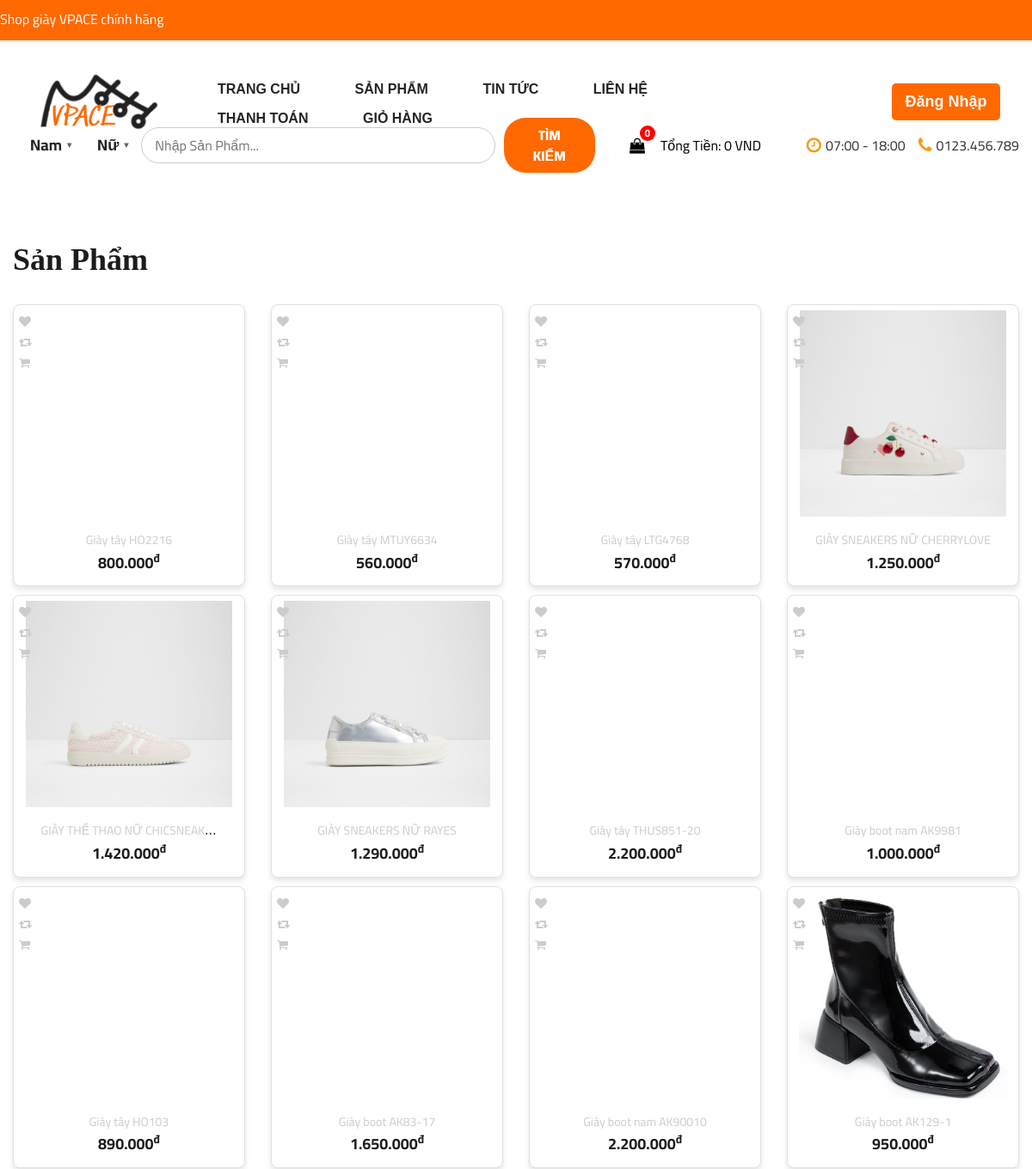
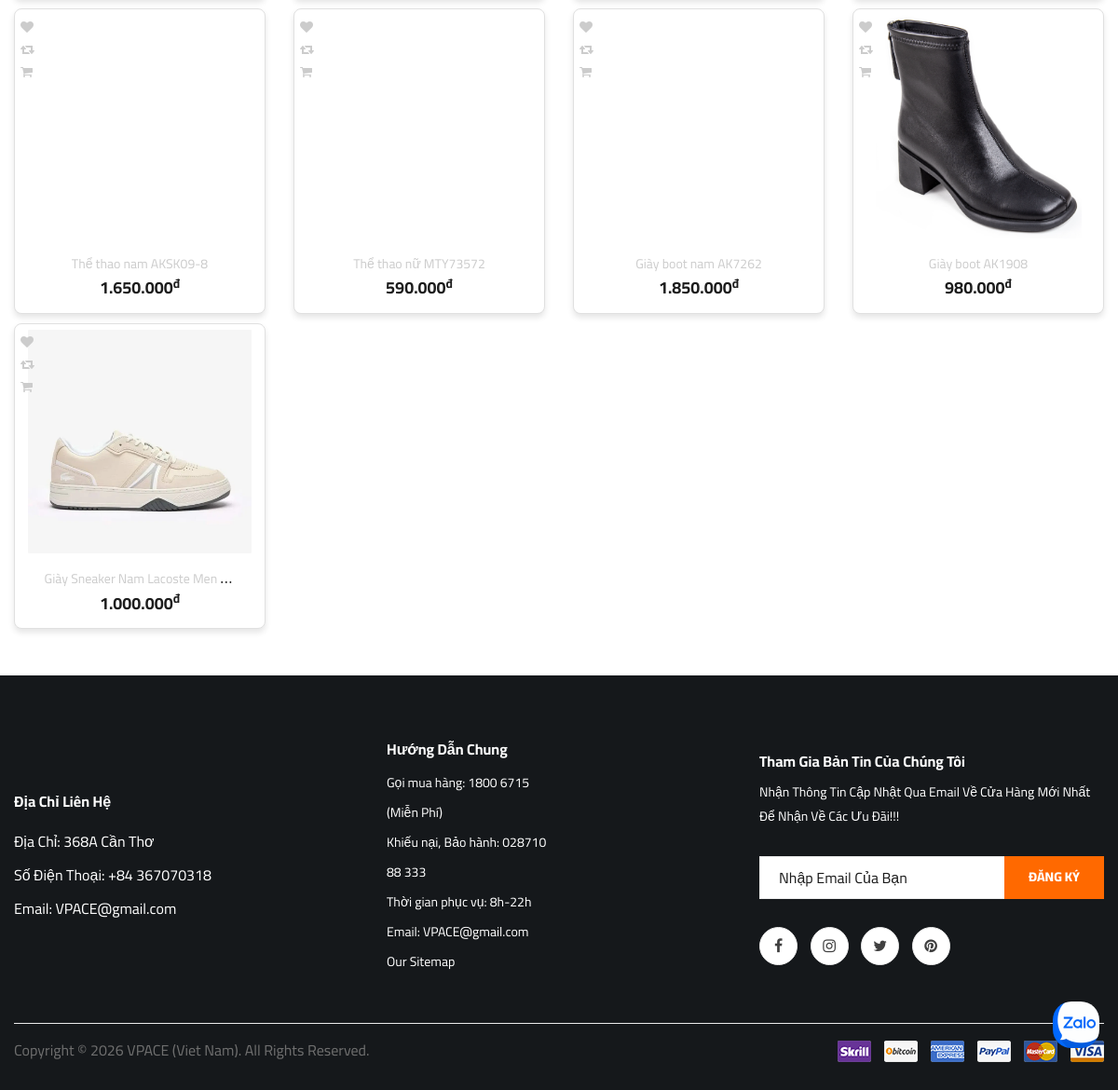
Screenshot of /user/category.php with the database file from the repository (2 pictures, top to bottom).
### tables this page shows
CREATE TABLE `product` (
  `id` int(11) NOT NULL,
  `category_id` int(11) DEFAULT NULL,
  `brand_id` int(11) DEFAULT NULL,
  `name` varchar(250) NOT NULL,
  `slug` varchar(255) NOT NULL,
  `price` int(11) NOT NULL CHECK (`price` >= 0),
  `discount` int(11) DEFAULT NULL,
  `thumbnail` varchar(500) DEFAULT NULL,
  `summary` longtext DEFAULT NULL,
  `description` longtext DEFAULT NULL,
  `created_at` timestamp NOT NULL DEFAULT current_timestamp(),
  `updated_at` timestamp NOT NULL DEFAULT current_timestamp() ON UPDATE current_timestamp()
);

### user/category.php (the view, shortened to what this page needs)
<?php
$is_homepage = false;
$category_id = isset($_GET['id']) ? (int) $_GET['id'] : 0;
$category_name = "Sản Phẩm";
$sql_str = "SELECT * FROM category ORDER BY name";
require_once ('modules/header.php');
?>
<section class="featured spad">
    <div class="container">
        <div class="row">
            <div class="col-lg-12">
                <div class="section-title">
                    <h2><?= htmlspecialchars($category_name) ?></h2>
                </div>
            </div>
        </div>
        <div class="row featured__filter">
            <?php
            if ($category_id > 0) {
                $sql_str = "SELECT product.id AS pid, product.name AS pname, thumbnail, price, category.slug AS cslug
                            FROM product
                            JOIN category ON product.category_id = category.id
                            WHERE category.id = $category_id";
            } else {
                $sql_str = "SELECT product.id AS pid, product.name AS pname, thumbnail, price, category.slug AS cslug
                            FROM product
                            JOIN category ON product.category_id = category.id";
            }
            $result = mysqli_query($conn, $sql_str);
            while ($row = mysqli_fetch_assoc($result)) {
                $thumbnail_arr = explode(';', $row['thumbnail']);
                ?>
                <div class="col-lg-3 col-md-4 col-sm-6 mix <?= $row['cslug'] ?>">
                    <div class="featured__item">
                        <div class="featured__item__pic set-bg"
                            data-setbg="<?= "../admincp/" . htmlspecialchars($thumbnail_arr[0]) ?>">
                            <ul class="featured__item__pic__hover">
                                <li><a href="#"><i class="fa fa-heart"></i></a></li>
                                <li><a href="#"><i class="fa fa-retweet"></i></a></li>
                                <li><a href="#"><i class="fa fa-shopping-cart" name="atcbtn"></i></a></li>
                            </ul>
                        </div>
                        <div class="featured__item__text">
                            <h6><a
                                    href="shopdetail.php?id=<?= htmlspecialchars($row['pid']) ?>"><?= htmlspecialchars($row['pname']) ?></a>
                            </h6>
                            <h5><?= number_format($row['price'], 0, '', '.') ?><sup>đ</sup></h5>
                        </div>
                    </div>
                </div>
            <?php } ?>
        </div>
    </div>
</section>
<?php
require_once ('modules/footer.php');
?>

### user/modules/header.php (shortened to what this page needs)
<?php
$is_homepage = $is_homepage ?? false;
?>
<!DOCTYPE html>
<html lang="zxx">
<head>
    <link rel="stylesheet" href="./assets/css/bootstrap.min.css" type="text/css">
    <link rel="stylesheet" href="./assets/css/font-awesome.min.css" type="text/css">
    <link rel="stylesheet" href="./assets/css/elegant-icons.css" type="text/css">
    <link rel="stylesheet" href="./assets/css/nice-select.css" type="text/css">
    <link rel="stylesheet" href="./assets/css/jquery-ui.min.css" type="text/css">
    <link rel="stylesheet" href="./assets/css/owl.carousel.min.css" type="text/css">
    <link rel="stylesheet" href="./assets/css/slicknav.min.css" type="text/css">
    <link rel="stylesheet" href="./assets/css/style.css?v=1.3" type="text/css">
</head>
<body>
<header class="header">
  <div class="header__top">
    <div class="container">
      <div class="row">
        <div class="col-lg-6 col-md-6">
          <div class="header__top__left"><a>Shop giày VPACE chính hãng</a></div>
        </div>
        <div class="col-lg-6 col-md-6">
          <div class="header__top__right">
          </div>
        </div>
      </div>
    </div>
  </div>
  <div class="container container-header">
    <div class="row">
      <div class="col-lg-2">
        <div class="header__logo">
          <a href="index.php"><img src="./assets/img/logocam.png" alt=""></a>
        </div>
      </div>
      <div class="col-lg-8">
        <nav class="header__menu">
          <ul>
            <li><a href="index.php">Trang Chủ</a></li>
            <li><a href="shop.php">Sản Phẩm</a></li>
            <li><a href="blog.php">Tin Tức</a></li>
            <li><a href="feedback.php">Liên Hệ</a></li>
            <li><a href="checkout.php">Thanh Toán</a></li>
            <li><a href="cart.php">Giỏ Hàng</a></li>
          </ul>
        </nav>
      </div>
      <div class="col-lg-2">
        <div class="header__cart">
          <div class="header__top__right__auth">
            <?php if (isset($_SESSION['user'])): ?>
              <div class="dropdown">
                <button class="dropdown-toggle" id="user-dropdown" aria-haspopup="true" aria-expanded="false">
                  <i class="fa fa-user"></i>
                  <span class="user-name">
                    <?= isset($_SESSION['user']['name']) ? htmlspecialchars($_SESSION['user']['name']) : 'User'; ?>
                  </span>
                </button>
                <div class="dropdown-menu" aria-labelledby="user-dropdown">
                  <a class="dropdown-item" href="order_status.php">Thông Tin Đơn Hàng</a>
                  <a class="dropdown-item logout-button" href="logout.php">Đăng Xuất</a>
                </div>
              </div>
              <script>
                $(function(){
                  $('#user-dropdown').on('click', function(e){ e.stopPropagation(); $(this).closest('.dropdown').toggleClass('show') });
                  $(document).on('click', function(e){ if(!$(e.target).closest('.dropdown').length){ $('.dropdown').removeClass('show'); }});
                  $('.logout-button').on('click', function(){ return confirm('Bạn chắc chắn muốn đăng xuất?'); });
                });
              </script>
            <?php else: ?>
              <div class="auth-links"><a href="loginform.php" class="login-button">Đăng Nhập</a></div>
            <?php endif; ?>
          </div>
        </div>
      </div>
    </div>
  </div>
</header>
<?php echo $is_homepage ? '<section class="hero">' : '<section class="hero hero-normal">'; ?>
  <div class="container">
    <div class="row">
      <div class="col-lg-9">
        <div class="hero__search__form-wrapper">
          <div class="hero__search__form">
            <form action="search.php" method="get">
              <div class="gender-menu">
                <div class="gender-item">
                  <a href="#" class="gender-btn">Nam</a>
                </div>
                <div class="gender-item">
                  <a href="#" class="gender-btn">Nữ</a>
                </div>
              </div>
              <input type="text" name="keyword" placeholder="Nhập Sản Phẩm...">
              <button type="submit" class="site-btn">Tìm Kiếm</button>
            </form>
          </div>
          <div class="hero__cart">
            <ul>
              <li>
                <a href="cart.php">
                  <div class="cart-icon-container">
                    <i class="fa fa-shopping-bag"></i>
                    <span class="cart-count">
                      <?php
                        $count = 0; $total = 0;
                        echo (int)$count;
                      ?>
                    </span>
                  </div>
                </a>
              </li>
            </ul>
            <div class="hero__cart__price">Tổng Tiền:
              <span><?= number_format($total, 0, '', '.') . ' VND' ?></span>
            </div>
          </div>
        </div>
      </div>
      <div class="col-lg-3">
        <div class="contact-info">
          <span><i class="fa fa-clock-o"></i> 07:00 - 18:00</span>
          <span><i class="fa fa-phone"></i> 0123.456.789</span>
        </div>
      </div>
    </div>
  </div>
</section>
<div class="contact-icon">
  <a href="feedback.php" class="contact-link">
    <img src="./assets/img/zalo.jpg" alt="Contact Icon">
  </a>
</div>
</body>
</html>

### user/modules/footer.php (shortened to what this page needs)
<footer class="footer spad">
    <div class="container">
        <div class="row">
            <div class="col-lg-3 col-md-6 col-sm-6">
                <div class="footer__about">
                    <h6 style="color: #fff;
    font-weight: 700;">Địa Chỉ Liên Hệ</h6>
                    <ul>
                        <li>Địa Chỉ: 368A Cần Thơ</li>
                        <li>Số Điện Thoại: +84 367070318</li>
                        <li>Email: VPACE@gmail.com</li>
                    </ul>
                </div>
            </div>
            <div class="col-lg-4 col-md-6 col-sm-6 offset-lg-1">
                <div class="footer__widget">
                    <h6>Hướng Dẫn Chung</h6>
                    <ul>
                        <li><a href="#">Gọi mua hàng: 1800 6715 (Miễn Phí)</a></li>
                        <li><a href="#">Khiếu nại, Bảo hành: 028710 88 333</a></li>
                        <li><a href="#">Thời gian phục vụ: 8h-22h</a></li>
                        <li><a href="#">Email: VPACE@gmail.com</a></li>
                        <li><a href="#">Our Sitemap</a></li>
                    </ul>
                </div>
            </div>
            <div class="col-lg-4 col-md-12">
                <div class="footer__widget">
                    <h6>Tham Gia Bản Tin Của Chúng Tôi </h6>
                    <p>Nhận Thông Tin Cập Nhật Qua Email Về Cửa Hàng Mới Nhất Để Nhận Về Các Ưu Đãi!!!</p>
                    <form action="#">
                        <input type="text" placeholder="Nhập Email Của Bạn">
                        <button type="submit" class="site-btn">Đăng Ký</button>
                    </form>
                    <div class="footer__widget__social">
                        <a href="#"><i class="fa fa-facebook"></i></a>
                        <a href="#"><i class="fa fa-instagram"></i></a>
                        <a href="#"><i class="fa fa-twitter"></i></a>
                        <a href="#"><i class="fa fa-pinterest"></i></a>
                    </div>
                </div>
            </div>
        </div>
        <div class="row">
            <div class="col-lg-12">
                <div class="footer__copyright">
                    <div class="footer__copyright__text">
                        <p>
                            Copyright &copy;
                             VPACE (Viet Nam). All Rights Reserved.
                        </p>
                    </div>
                    <div class="footer__copyright__payment"><img src="./assets/img/payment-item.png" alt=""></div>
                </div>
            </div>
        </div>
    </div>
</footer>
</body>
</html>

### user/modules/header.php (style rules this page uses)
.gender-menu { display:flex;gap:30px;align-items:center;justify-content:center;margin-bottom:0 }
.gender-item { position:relative }
.gender-btn { font-size:18px;font-weight:700;color:#222;text-decoration:none;display:inline-flex;align-items:center;line-height:1; }
.gender-btn::after { content:"▾";font-size:10px;margin-left:6px;opacity:.7 }
.hero, .hero-normal { overflow: visible !important; }
.container-header { padding-top:10px;padding-bottom:10px }
.hero__search__form-wrapper { display:flex;gap:20px;align-items:center;justify-content:space-between }
.cart-icon-container { position:relative }
.cart-count { position:absolute;top:-8px;right:-10px;background:#ff6600;color:#fff;border-radius:10px;padding:0 6px;font-size:12px }

### rows the page displays
product: name "Giày tây HO2216", price "800.000"
product: name "Giày tây MTUY6634", price "560.000"
product: name "Giày tây LTG4768", price "570.000"
product: shows a picture, name "GIÀY SNEAKERS NỮ CHERRYLOVE", price "1.250.000"
product: shows a picture, name "GIÀY THỂ THAO NỮ CHICSNEAK…", price "1.420.000"
product: shows a picture, name "GIÀY SNEAKERS NỮ RAYES", price "1.290.000"
product: name "Giày tây THUS851-20", price "2.200.000"
product: name "Giày boot nam AK9981", price "1.000.000"
product: name "Giày tây HO103", price "890.000"
product: name "Giày boot AK83-17", price "1.650.000"
product: name "Giày boot nam AK90010", price "2.200.000"
product: shows a picture, name "Giày boot AK129-1", price "950.000"
product: name "Thể thao nam AKSK09-8", price "1.650.000"
product: name "Thể thao nữ MTY73572", price "590.000"
product: name "Giày boot nam AK7262", price "1.850.000"
product: shows a picture, name "Giày boot AK1908", price "980.000"
product: shows a picture, name "Giày Sneaker Nam Lacoste Men…", price "1.000.000"

### other values shown
$count "0"
$total "0"
$category_name "Sản Phẩm"
